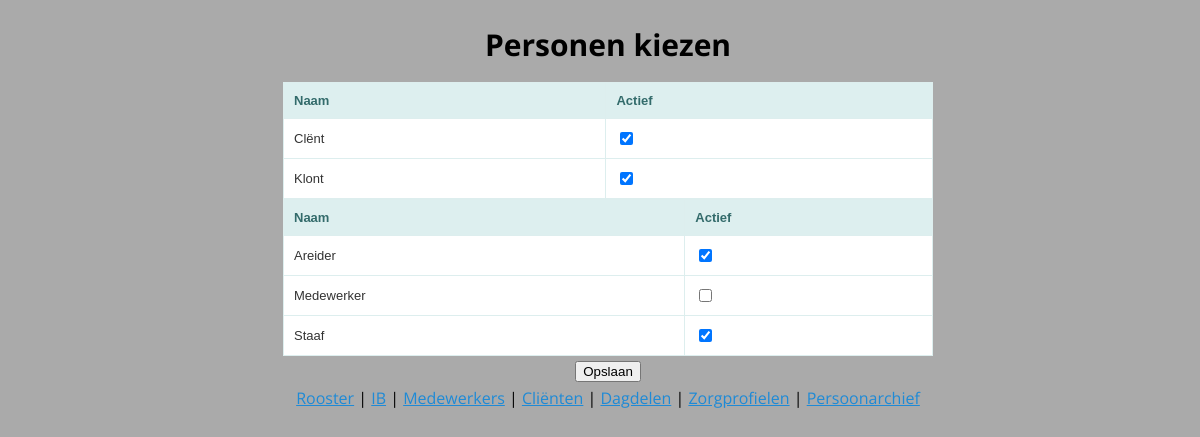
Before: /persons/ with the older database file.
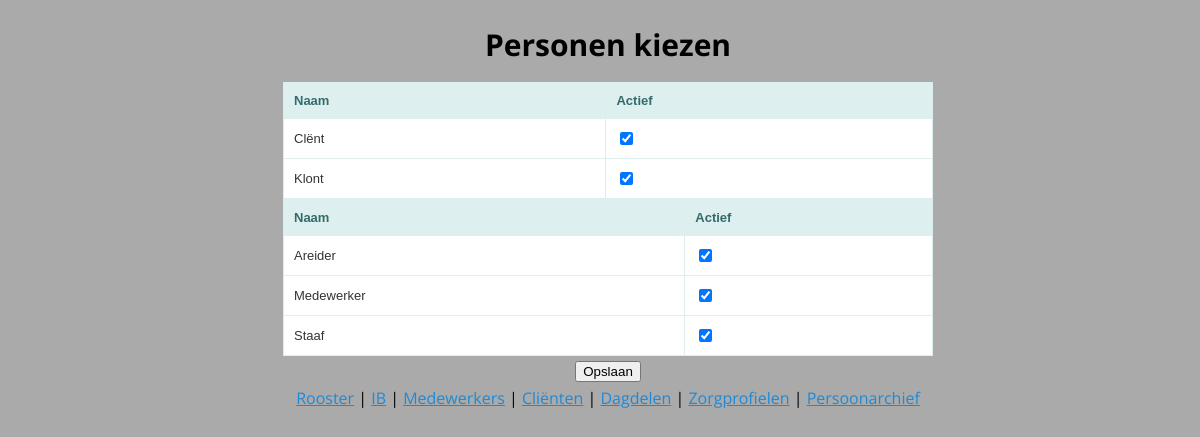
After: the same page with the newer database file.
### roosterapp/sql.py (models this page shows)
class Client(Base):
    __tablename__ = 'clients'
    person_id = Column(Integer, ForeignKey("persons.id"), primary_key=True)
    profile_id = Column(Integer, ForeignKey("profiles.id"))
    hours = Column(Integer, default=0)
    person = relationship("Person")
    sessions = relationship("Session", backref="client", cascade="delete, delete-orphan")

class Person(Base):
    __tablename__ = 'persons'
    id = Column(Integer, primary_key=True)
    name = Column(String)
    active = Column(Boolean, default=True)
    atttendance = relationship("Presence", backref="person", cascade="delete, delete-orphan")

class Staff(Base):
    __tablename__ = 'staffs'
    person_id = Column(Integer, ForeignKey("persons.id"), primary_key=True)
    min_hours = Column(Integer, default=0)
    max_hours = Column(Integer, default=0)
    person = relationship("Person")
    sessions = relationship("Session", backref="staff", cascade="delete, delete-orphan")

### roosterapp/routes.py (the view)
@person_switch.route('/', methods=['GET'])
def show_persons():
    clients = app.db.session.query(Client).all()
    staffs = app.db.session.query(Staff).all()
    return render_template('switch_persons.html', clients=clients, staffs=staffs)

### roosterapp/templates/switch_persons.html (shortened to what this page needs)
{% extends 'base.html' %}
{% block body %}
<h1> Personen kiezen </h1>
<form action="/persons/update" method="POST">
<div class="row">
    <div class="column">
    {% if clients|length < 1 %}
        <h4>Er zijn nog geen cliënten in het systeem. Voeg ze <a href="/clients">hier</a> toe.</h4>
    {% else %}
        <table style="width: 50em;">
            <tr>
                <th>Naam</th>
                <th>Actief</th>
            </tr>
            {% for client in clients %}
                <tr>
                    <td><label for="{{ client.person.id }}">{{ client.person.name }}</label></td>
                    <td><input type="checkbox" name="{{ client.person.id }}" id="{{ client.person.id }}"{% if client.person.active %} checked="checked"{% endif %}></td>
                </tr>
            {% endfor %}
        </table>
    {% endif %}
    </div>
    <div class="column">
        {% if staffs|length < 1 %}
        <h4>Er zijn nog geen medewerkers in het systeem. Voeg ze <a href="/staffs">hier</a> toe.</h4>
        {% else %}
            <table style="width: 50em;">
                <tr>
                    <th>Naam</th>
                    <th>Actief</th>
                </tr>
                {% for staff in staffs %}
                <tr>
                    <td><label for="{{ staff.person.id }}">{{ staff.person.name }}</label></td>
                    <td><input type="checkbox" name="{{ staff.person.id }}" id="{{ staff.person.id }}"{% if staff.person.active %} checked="checked"{% endif %}></td>
                </tr>
                {% endfor %}
            </table>
        {% endif %}
        </div>
</div>
<input type="submit" value="Opslaan">
</form>
{% endblock %}

### roosterapp/templates/base.html (shortened to what this page needs)
<!DOCTYPE html>
<html lang=nl>
<head>
    <link rel="stylesheet" href="{{ url_for('static', filename='css/main.css') }}">
</head>
<body>
    <div class ="content">
        {% block body %}{% endblock %}
        <div>
            <a href="/">Rooster</a> | <a href="/sessions">IB</a> | <a href="/staffs">Medewerkers</a> | <a href="/clients">Cliënten</a> | <a href="/doles">Dagdelen</a> | <a href="/profiles">Zorgprofielen</a> | <a href="/persons">Persoonarchief</a>
        </div>
    </div>
</body>
</html>

### roosterapp/static/css/main.css (style rules this page uses)
.content { position: absolute; margin:0; left:50%; margin-right:50%; transform: translate(-50%, 0); min-width: 30em; text-align: center; }
body { font-family: 'Open Sans', sans-serif; line-height: 1.75em; font-size: 16px; background-color: #aaa; width: 100%; position: relative; }
h1 { font-size: 30px; line-height: 34px; text-align: center; }
a[href] { color: #1e8ad6; }
table { border: solid 1px #DDEEEE; border-collapse: collapse; border-spacing: 0; font: normal 13px Arial, sans-serif; }
table, th { background-color: #DDEFEF; border: solid 1px #DDEEEE; color: #336B6B; padding: 10px; text-align: left; }
table, td { background-color: #FFFFFF; border: solid 1px #DDEEEE; color: #333; padding: 10px; }

Changed rows visible on the page:
changed through a linked row, Staff "Medewerker": person.id "☐" → "☑"
